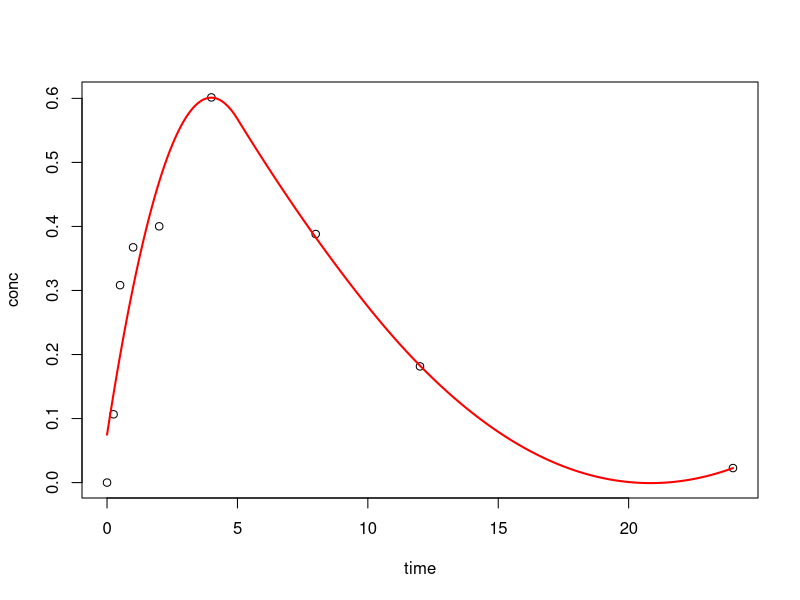
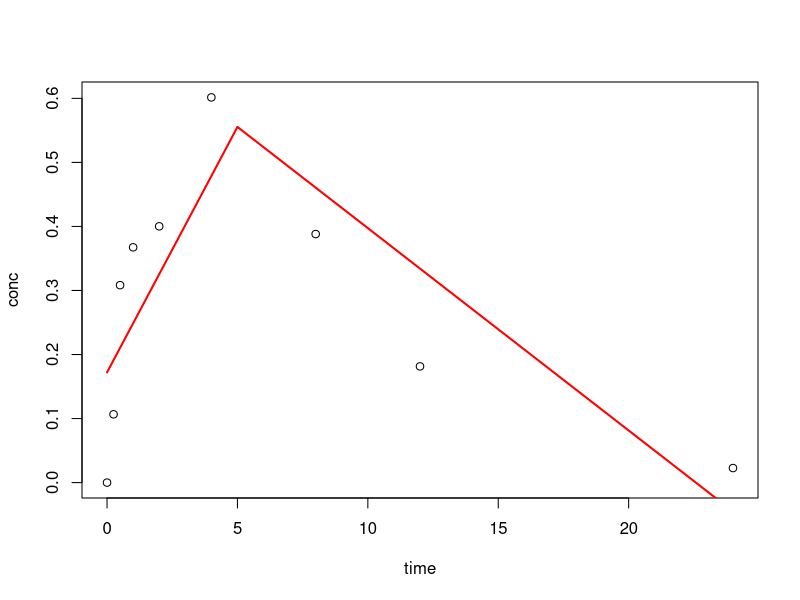
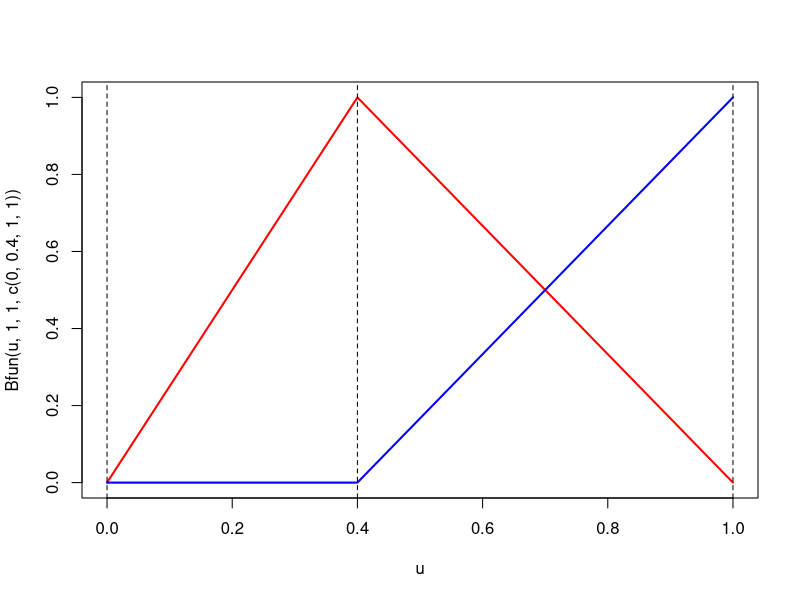
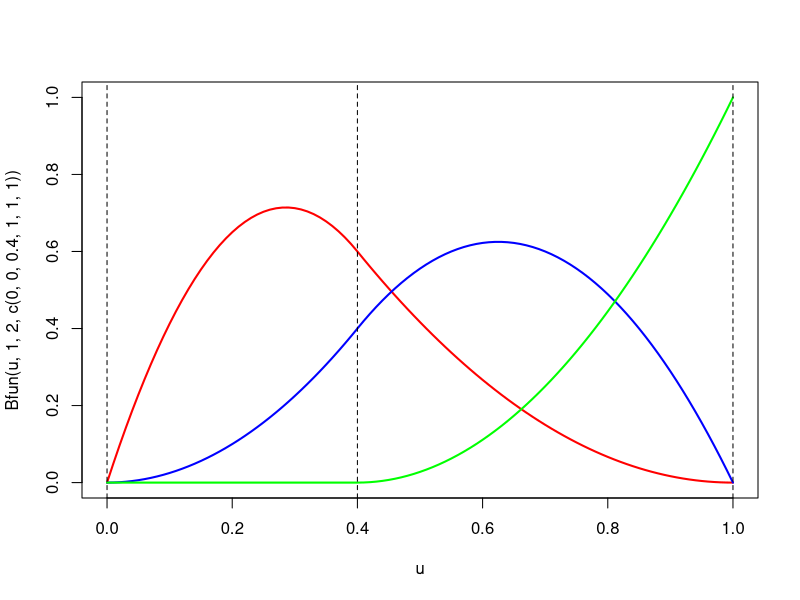
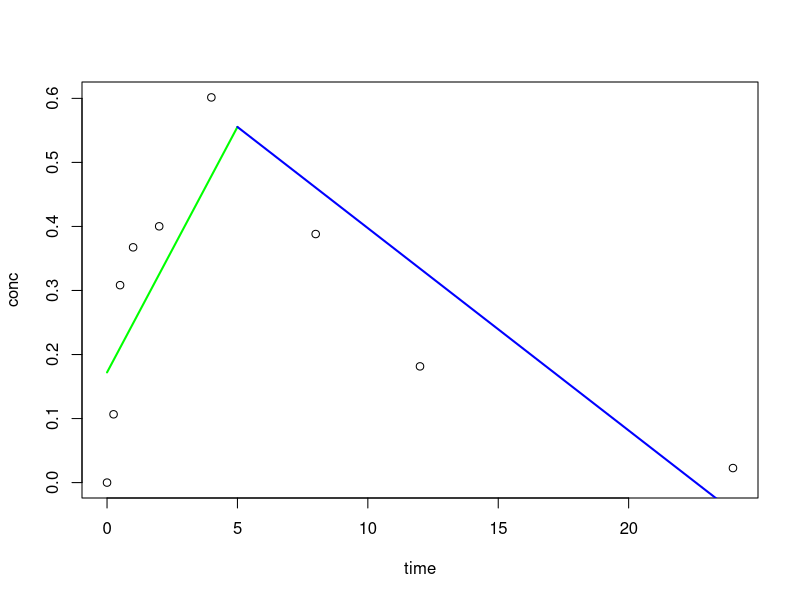
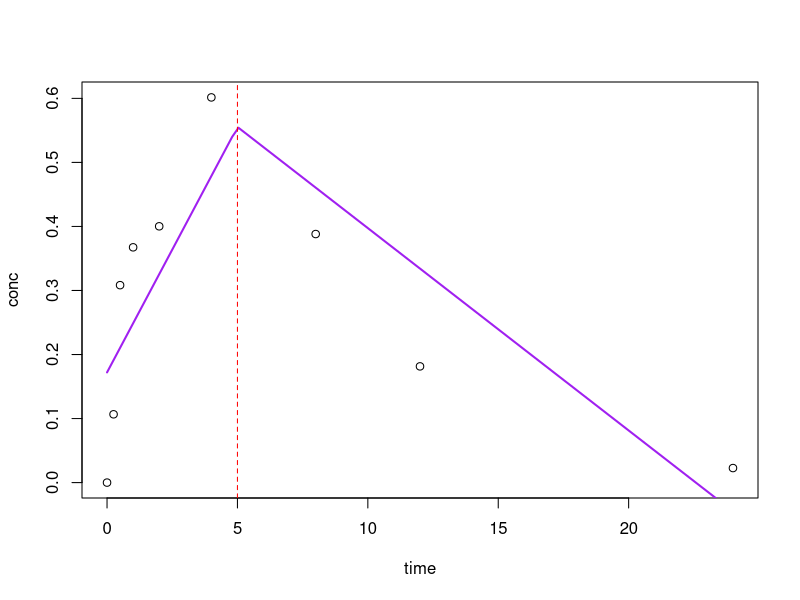
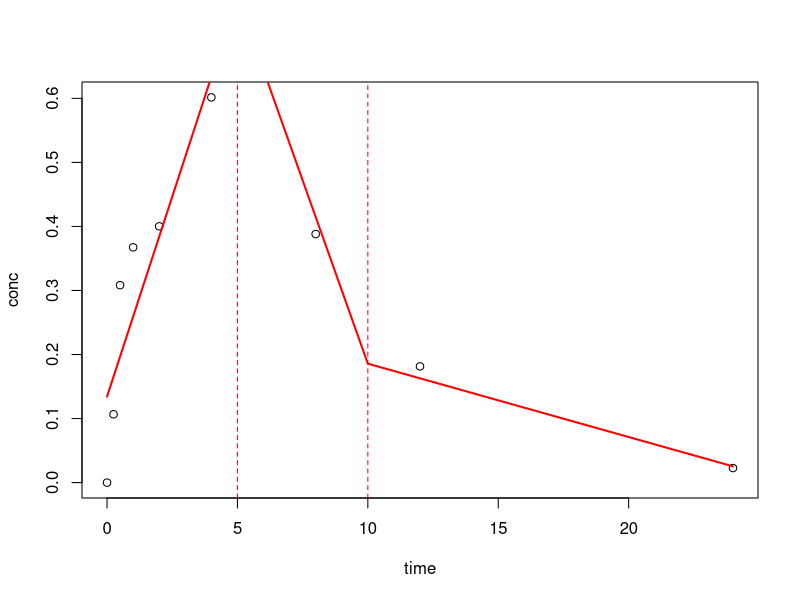
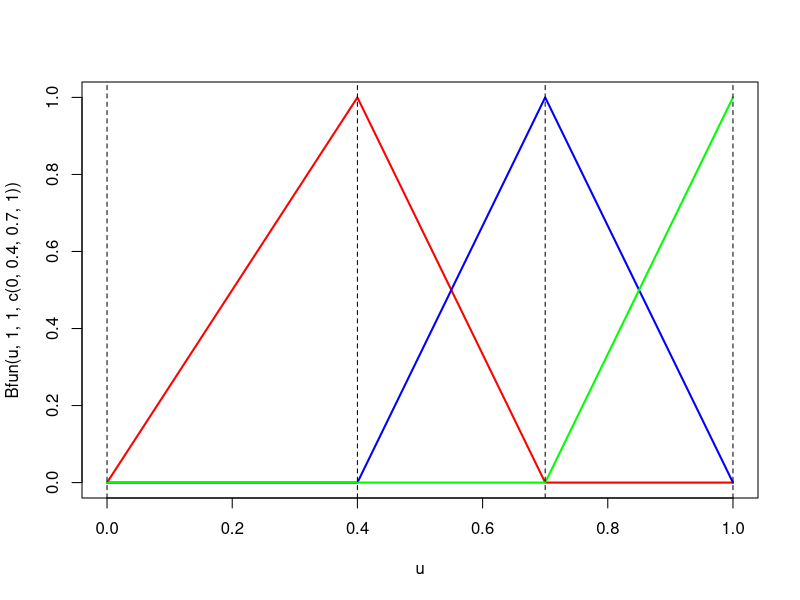

Reproduce these figures in R, in order.
# Remove all current objects in the workspace
  rm(list = ls(all = TRUE))
  set.seed(123)

#  So, consider the following dataset, with the following spline regression,
  library(splines)
  K <- c(5, 10)  # knots
  # NOT onecomp - > PK! WIP
  CL <- 10	# Clearance, 10 L/h
  V <- 50	# Volume of concribution, 50 L
  KA <- 0.5	# Absorption rate constant, h^-1
  ERR <- 0.3	# Standard deviation of error
  dose <- 50	# mg
  times <- seq(from = 0,to = 24,by = 0.25)	# Time sequence for simulating concentrations
  sample.times <- c(0,0.25,0.5,1,2,4,8,12,24)	# Sampling times
  conc <- dose*KA/(V*(KA-(CL/V)))*(exp(-CL/V*times)-exp(-KA*times))*(1+rnorm(n = length(times),mean = 0,sd = ERR))
  sample.conc <- conc[times %in% sample.times]
  onecomp <- data.frame(time = sample.times, conc = sample.conc)
  plot(onecomp)

# ------------------------------------------------------------------------------
  reg <- lm(conc ~ bs(time, knots = c(K), degree = 2), data = onecomp)
  u <- seq(0, 24, by = 0.1)  # test model at these times
  B <- data.frame(time = u)  # data.frame(times)
  Y <- predict(reg, newdata = B)  # predicted conc for the desired times
  lines(u, Y, lwd = 2, col = "red")

#  i.e. we have the following (nice) picture
#  But if we look at the output of the regression we get this
  summary(reg)

#  So, what can we do with those numbers ? First, assume know that we
#  consider only one knot (we have to start somewhere), and we
#  consider a b-spline interpolation of degree 1 (i.e. linear by parts).
  K <- c(5)
  reg <- lm(conc ~ bs(time, knots = c(K), degree = 1), data = onecomp)
  u <- seq(0, 24, by = 0.1)
  B <- data.frame(time = u)
  Y <- predict(reg, newdata = B)
  dev.off()
  plot(onecomp)
  lines(u, Y, lwd = 2, col = "red")
  summary(reg)

#  Recall that b-splines work like that:
#  given knots: 0 <= t[1] <= ... <= t[m-1] <= 1
#  (we define splines on the unit interval)
#  then: b[j,0](t) = 1 if t[j] <= t <= t[j+1] otherwise b[j,0](t) = 0
#  for all: j = 0, 1, ..., m-1, m-2

#                           t - t[j]                       t[j+n+1] - t
#  while: b[j,n](t) =  ----------------- b[j,n-1](t) + --------------------- b[j+1,n-1](t)
#                        t[j+n] - t[j]                   t[j+n+1] - t[j+1]

#  or: b[j,n](t) = a1 + a2
#  for all: j = 0, ..., m-n-2
#  The code is something like that:
  Bfun <- function(x, j, n, K) {
    b <- 0
    a1 <- 0
    a2 <- 0
    if(((K[j+n+1] > K[j+1]) & (j+n<=length(K)) & (n > 0)) == TRUE) {
      a2 <- (K[j+n+1] - x)/(K[j+n+1] - K[j+1]) * Bfun(x, j+1, n-1, K)
    }
    if(((K[j+n] > K[j]) & (n > 0)) == TRUE) {
      a1 <- (x - K[j])/(K[j+n] - K[j]) * Bfun(x, j, n-1, K)
    }
    if(n==0) {
      b <- ((x > K[j]) & (x <= K[j+1]))*1  # uncertain how this line works
    }
    if(n>0) {
      b <- a1 + a2
    }
    return(b)
  }

#  So, for instance, for splines of degree 1, we have
  u <- seq(0, 1, by = 0.01)
  plot(u, Bfun(u, 1, 1, c(0, 0.4, 1, 1)),
		lwd = 2, col = "red", type = "l", ylim = c(0, 1))
  lines(u, Bfun(u, 2, 1, c(0, 0.4, 1, 1)), lwd = 2, col = "blue")
  abline(v = c(0, 0.4, 1), lty = 2)

#  and for splines of degree 2, the basis is
  u <- seq(0, 1, by = 0.01)
  plot(u, Bfun(u, 1, 2, c(0 ,0, 0.4, 1, 1, 1)),
		lwd = 2, col = "red", type = "l", ylim = c(0, 1))
  lines(u, Bfun(u, 2, 2, c(0, 0, 0.4, 1, 1, 1)), lwd = 2, col = "blue")
  lines(u, Bfun(u, 3, 2, c(0, 0, 0.4, 1, 1, 1)), lwd = 2, col = "green")
  abline(v = c(0, 0.4, 1), lty = 2)

#  …etc. Note that I need to duplicate sometimes starting and end points (but it
#  should be possible to fix it in the function).
#  So, how do we use that, here ? Actually, there are two steps:

# 1. We get from [x[min],x[max]] to the unit interval (using a simple affine
#    transformation)
# 2. We consider Yhat[i] = Bhat[0] + Bhat[1]b[1,1](X[i]) + Bhat[2]b[2,1](X[i])

# Here, based on the graph above (with the basis function), note that we can use
	plot(onecomp)
  u0 <- seq(0, 1, by = 0.01)
  v <- reg$coefficients[2]*u0 + reg$coefficients[1]
  x1 <- seq(min(onecomp$time), K, length = length(u0))
  lines(x1, v, col = "green", lwd = 2)
  u0 <- seq(0, 1, by = 0.01)
  v <- (reg$coefficients[3] - reg$coefficients[2])*u0 +
		reg$coefficients[1] +
		reg$coefficients[2]
  x2 <- seq(K, max(onecomp$time), length = length(u0))
  lines(x2, v, col = "blue", lwd = 2)
#	which gives us exactly the graph we obtained previously.
# But we can also consider
  plot(onecomp)
  reg <- lm(conc ~ bs(time, knots = c(K), degree = 1), data = onecomp)
  k <- (K - min(onecomp$time))/(max(onecomp$time) - min(onecomp$time))
  u0 <- seq(0, 1, by = 0.01)
  v <- reg$coefficients[1] +
    reg$coefficients[2]*Bfun(u0, 1, 1, c(0, k, 1, 1)) +
    reg$coefficients[3]*Bfun(u0, 2, 1, c(0, k, 1, 1))
  lines(x = min(onecomp$time) + u0*(max(onecomp$time) - min(onecomp$time)), y = v,
	 	col = "purple", lwd = 2)
  abline(v = K, lty = 2, col = "red")

# So, we should be able to try with two knots (but we keep it linear, so far)
  K <- c(5, 10)
  plot(onecomp)
  reg <- lm(conc ~ bs(time, knots = c(K), degree = 1), data = onecomp)
  u <- seq(0, 24, by = 0.1)
  B <- data.frame(time = u)
  Y <- predict(reg, newdata = B)
  lines(u, Y, lwd = 2, col = "red")
  abline(v = K, lty = 2, col = "red")
# First, we can plot our basis functions, with two knots,
  u <- seq(0, 1, by = 0.01)
  plot(u, Bfun(u, 1, 1, c(0, 0.4, 0.7, 1)),
		lwd = 2, col = "red", type = "l", ylim = c(0, 1))
  lines(u, Bfun(u, 2, 1, c(0, 0.4, 0.7, 1, 1)), lwd = 2, col = "blue")
  lines(u, Bfun(u, 3, 1, c(0, 0.4, 0.7, 1, 1)), lwd = 2, col = "green")
  abline(v = c(0, 0.4, 0.7, 1), lty = 2)

# so we can use those functions here, as we did before,
  plot(onecomp)
  reg <- lm(conc ~ bs(time, knots = c(K), degree = 1), data = onecomp)
  k <- (K - min(onecomp$time))/(max(onecomp$time) - min(onecomp$time))
  u0 <- seq(0, 1, by = 0.01)
  v <- reg$coefficients[1] +
    reg$coefficients[2]*Bfun(u0, 1, 1, c(0, k, 1, 1)) +
    reg$coefficients[3]*Bfun(u0, 2, 1, c(0, k, 1, 1)) +
    reg$coefficients[4]*Bfun(u0, 3, 1, c(0, k, 1, 1))
  lines(x = min(onecomp$time)+u0*(max(onecomp$time)-min(onecomp$time)), y = v,
		col = "red", lwd = 2)
  abline(v = K, lty = 2, col = "red")

# Great, it looks promising…. Let us look finally at the case we have two knots,
# and some quadratic splines. Here, with two knots, the basis is
  u <- seq(0, 1, by = 0.01)
  plot(u, Bfun(u, 1, 2, c(0, 0, 0.4, 0.7, 1, 1, 1)),
		lwd = 2, col = "red", type = "l", ylim = c(0, 1))
  lines(u, Bfun(u, 2, 2, c(0, 0, 0.4, 0.7, 1, 1, 1)), lwd = 2, col = "blue")
  lines(u, Bfun(u, 3, 2, c(0, 0, 0.4, 0.7, 1, 1, 1)), lwd = 2, col = "green")
  lines(u, Bfun(u, 4, 2, c(0, 0, 0.4, 0.7, 1, 1, 1)), lwd = 2, col = "orange")
  abline(v = c(0, 0.4, 0.7, 1), lty = 2)

# so if we just rewrite our previous function, we have
  plot(onecomp)
  reg <- lm(conc ~ bs(time, knots = c(K), degree = 2), data = onecomp)
  k <- (K - min(onecomp$time))/(max(onecomp$time) - min(onecomp$time))
  u0 <- seq(0, 1, by = 0.01)
  v <- reg$coefficients[1] +
    reg$coefficients[2]*Bfun(u0, 1, 2, c(0, 0, k, 1, 1, 1)) +
    reg$coefficients[3]*Bfun(u0, 2, 2, c(0, 0, k, 1, 1, 1)) +
    reg$coefficients[4]*Bfun(u0, 3, 2, c(0, 0, k, 1, 1, 1)) +
    reg$coefficients[5]*Bfun(u0, 4, 2, c(0, 0, k, 1, 1, 1))
  lines(x = min(onecomp$time) + u0*(max(onecomp$time) - min(onecomp$time)), y = v,
	  col = "purple", lwd = 2)
  abline(v = K, lty = 2, col = "red")

# And just one final comment: how do I optimally
# choose my knots ?… A simple idea can be to consider all possible
# knots, and consider the model which gives us the residuals with the
# smaller variance,
  vk <- seq(0.05, 0.95, by = 0.05)
  SSR <- matrix(NA, length(vk))
  for(i in 1:(length(vk))){
    k <- vk[i]
    K <- min(onecomp$time) + k*(max(onecomp$time) - min(onecomp$time))
    reg <- lm(conc ~ bs(time, knots = c(K), degree = 2), data = onecomp)
    SSR[i] <- sum(residuals(reg)^2)
  }
  plot(vk, SSR, type = "b", col = "blue")

# Here, the best model is obtained when we split 3/4-1/4…
